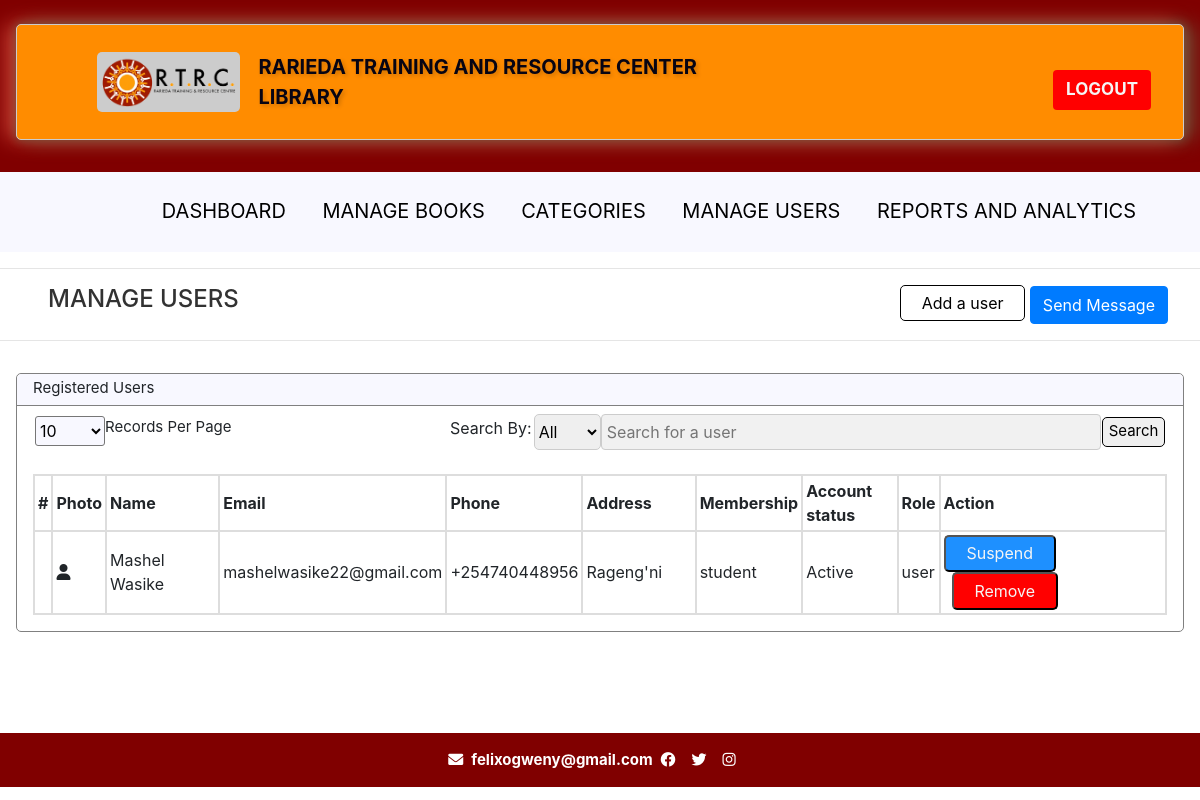
/manageUsers (signed in), run on the app's committed database.
### my_app/models.py (models this page shows)
class User(db.Model, UserMixin):
    id = db.Column(db.Integer, primary_key=True, autoincrement=True)
    name = db.Column(db.String(100))
    email = db.Column(db.String(50), unique=True, nullable=False)
    password = db.Column(db.String(50))
    role = db.Column(db.String(10), default='user')
    verified = db.Column(db.Boolean, default=False)
    user_image = db.Column(db.LargeBinary)#For storing the image data directly into the database
    user_image_filename = db.Column(db.String(255))#For storing the image file name
    creation_date = db.Column(db.DateTime(timezone=True), default=func.now())
    status = db.Column(db.String(10), default='Active')
    phone = db.Column(db.String(20))
    address = db.Column(db.String(255))
    membership_type = db.Column(db.String(20))
    verification_code = db.Column(db.String(50))
    verification_code_expires = db.Column(db.DateTime)
    favourites = db.relationship('Favourites', backref='user', cascade="all, delete-orphan")
    library = db.relationship('User_Library', backref='user', cascade="all, delete-orphan")
    requested_books = db.relationship('Requested_books', backref='user', cascade="all, delete-orphan")
    issued_books = db.relationship('Issued_book_requests', backref='user', cascade="all, delete-orphan")
    returned = db.relationship('Returned_books', backref='user', cascade='all, delete-orphan')

### my_app/admin/views.py (the view, shortened to what this page needs)
@admin_blueprint.route('/manageUsers', methods=['GET', 'POST'])
@login_required
@verified_required
def manageUsers():
	authenticate()
	users = User.query.filter(User.role != 'admin').all()
	filtered_users = []
	return render_template('admin/manageUsers.html', filtered_users=filtered_users, users=users)

### my_app/admin/views.py (called while the page is built)
def authenticate():
	if current_user.role != 'admin':
		abort(403)#we will return a forbidden error if the user is not admin

### my_app/auth.py (called while the page is built)
def verified_required(view_func):
    @wraps(view_func)
    def decorated_view(*args, **kwargs):
        if not current_user.is_authenticated:
            return current_app.login_manager.unauthorized()
        if not current_user.verified:
            flash('Please verify your email to access this page.', category='warning')
            return redirect(url_for('auth.login'))  # Redirect to the login page if not verified
        if current_user.status != 'Active':
            flash('Your account is suspended.', category='danger')
            return redirect(url_for('auth.login'))  # Redirect to the login page if suspended
        return view_func(*args, **kwargs)
    return decorated_view

### my_app/templates/admin/manageUsers.html (shortened to what this page needs)
{% extends "/admin/base.html" %}
{% block content %}
<section>
    <div class="manageUsers_header">
        <h4>Manage Users</h4>
        <div class="action_btn">
            <a href="/manageUsers/addUser"><button>Add a user</button></a>
            <button type="button" class="btn btn-primary" data-toggle="modal" data-target="#sendMessageModal">
                Send Message
            </button>
        </div>
    </div>
    <hr>
</section>
<section class="manage-users">
<div class="user_list_view">
	<div class="heading">
		<div class="table_head">
			<h3>Registered users</h3>
		</div>
		<div class="user_search">
			<div class="row_show">
				<div class="row">
					<select name="row_number" id="row_number" class="list">
						<option value="10">10</option>
					</select>
					<label for="row_number" class="list_label">records per page</label>
				</div>
			</div>
			<form method="POST" autocomplete="off">
                <div class="search_area">
                    <div class="search_items">
                        <label for="search_user_criteria" class="search_label" style="align-self: center;">Search By:</label>
                        <select name="search_user_criteria" id="search_user_criteria" style="height: 36px; align-items: center; align-self: center; border: 1px solid #ccc; border-radius: 5px;">
                            <option value="" selected disabled>All</option>
                        </select>
                        <input type="text" placeholder="Search for a user" name="search_field_content" id="search_field_content" required>
                        <a href="/manageUsers" style="align-self: center;"><button class="search_user">Search</button></a>
                    </div>
                </div>
            </form>
		</div>
	</div>
	<div class="user_table">
		<table>
			<thead>
				<tr>
					<th>#</th>
					<th>Photo</th>
					<th style="width: 10%;">Name</th>
					<th style="width: 12%;">Email</th>
					<th style="width: 10%;">Phone</th>
					<th style="width: 10%;">Address</th>
					<th>Membership</th>
					<th>Account status</th>
					<th>Role</th>
					<th>Action</th>
				</tr>
			</thead>
			<tbody>
				{% if filtered_users is defined and filtered_users %}
				{% for user in users %}
				<tr>
					<td>
						{% for i in users %}
						{% endfor %}
					</td>
					<td>
						{% if user.image_data %}
					    <img src="{{ user.image_data }}" alt="Book Preview">
					    {% else %}
					    <i class="fas fa-user"></i>
					    {% endif %}
				    </td>
					<td>{{user.name}}</td>
					<td>{{user.email}}</td>
					<td>{{user.phone}}</td>
					<td>{{user.address}}</td>
					<td>{{user.membership_type}}</td>
					<td>{{user.status}}</td>
					<td>{{user.role}}</td>
					<td>
						{% if user.status == 'Active' %}
						    <button class="suspend_btn" onclick="suspendUser('{{ user.id }}', this)">Suspend</button>
                        {% else %}
                            <button class="unsuspend_btn" onclick="unsuspendUser('{{ user.id }}', this)">Unsuspend</button>
                        {% endif %}
                        <button class="remove_btn" onclick="confirmRemoveUser({{ user.id }})">Remove</button>
					</td>
				</tr>
				{% endfor %}
				{% else %}
				{% for user in users %}
				<tr>
					<td>
					</td>
					<td>
						{% if user.image_data %}
					    <img src="{{ user.image_data }}" alt="Book Preview">
					    {% else %}
					    <i class="fas fa-user"></i>
					    {% endif %}
				    </td>
					<td>{{user.name}}</td>
					<td>{{user.email}}</td>
					<td>{{user.phone}}</td>
					<td>{{user.address}}</td>
					<td>{{user.membership_type}}</td>
					<td>{{user.status}}</td>
					<td>{{user.role}}</td>
					<td class="button-actions">
						{% if user.status == 'Active' %}
						    <button class="suspend_btn" onclick="suspendUser('{{ user.id }}', this)">Suspend</button>
                        {% else %}
                            <button class="unsuspend_btn" onclick="unsuspendUser('{{ user.id }}', this)">Unsuspend</button>
                        {% endif %}
                        <button class="remove_btn" onclick="confirmRemoveUser({{ user.id }})">Remove</button>
					</td>
				</tr>
				{% endfor %}
				{% endif %}
			</tbody>
		</table>
	</div>
</div>
</section>
{% endblock %}

### my_app/static/style.css (style rules this page uses)
body { overflow-x: hidden; margin: 0; }
.btn { display: inline-block; font-weight: 400; text-align: center; white-space: nowrap; vertical-align: middle; user-select: none; border: 1px solid transparent; padding: 0.375rem 0.75rem; font-size: 1rem; line-height: 1.5; border-radius: 0.25rem; transition: color 0.15s ease-in-out, background-color 0.15s ease-in-out, border-color 0.15s ease-in-out, box-shadow 0.15s ease-in-out; }
.btn-primary { color: #fff; background-color: #007bff; border-color: #007bff; }
hr { color: 1px solid royalblue; }
h4 { font-size: 20px; margin-left: 3rem; font-weight: bold; padding: 0; text-transform: uppercase; opacity: 0.8; }
.manage-users { min-height: 45vh; }
.manageUsers_header { display: flex; flex-flow: row; justify-content: space-between; }
.manageUsers_header h4 { color: black; }
.manageUsers_header .action_btn { margin-right: 2rem; }
.manageUsers_header .action_btn a button { border-radius: 5px; border: 1px solid black; background-color: #fff; padding-top: 0.3rem; padding-right: 1.3rem; padding-bottom: 0.3rem; padding-left: 1.3rem; }
.user_list_view { position: relative; border: 1px solid #808080; border-radius: 5px; margin-left: 1rem; margin-right: 1rem; margin-top: 2rem; }
.user_list_view .heading .table_head { border-bottom: 1px solid #808080; border-top-left-radius: 5px; border-top-right-radius: 5px; background-color: ghostwhite; }
.user_list_view .heading .table_head h3 { margin-left: 1rem; font-weight: normal; font-size: 15px; text-transform: capitalize; align-self: center; padding-top: 0.3rem; }
.user_list_view .heading .user_search { display: flex; flex-flow: row; justify-content: space-between; }
.user_list_view .heading .user_search .row_show { float: left; margin-top: 2px; margin-left: 10px; }
.user_list_view .heading .user_search .row_show .row { margin-left: 0.5rem; margin-top: 0.5rem; }
.user_list_view .heading .user_search .row_show .row .list { width: 70px; background-color: ghostwhite; border-radius: 3px; }
.user_list_view .heading .user_search .row_show .row .list_label { font-weight: normal; font-size: 15px; text-transform: capitalize; }
.user_list_view .heading .user_search .search_area { float: right; }
.user_list_view .heading .user_search .search_area .search_items { display: flex; flex-flow: row; }
.user_list_view .heading .user_search .search_area .search_items .search_label { align-self: center; font-weight: normal; text-transform: capitalize; margin-right: 2px; }
.user_list_view .heading .user_search .search_area .search_items input[type="text"] { width: 500px; padding: 5px; margin: 8px 0; box-sizing: border-box; border: 1px solid #ccc; border-radius: 4px; background-color: #f1f1f1; }
.user_list_view .heading .user_search .search_area .search_items a button { min-height: 30px; font-size: 15px; align-self: center; margin-left: 1px; margin-right: 1.1rem; border-radius: 5px; border: 1px solid black; }
.user_list_view .user_table { margin-left: 1rem; margin-right: 1rem; margin-top: 1rem; margin-bottom: 1rem; overflow-x: auto; }
.user_list_view .user_table table { border-collapse: collapse; width: 100%; border: 1px solid #ddd; }
.user_list_view .user_table table thead tr, .user_list_view .user_table table thead tr th, .user_list_view .user_table table tbody tr, .user_list_view .user_table table tbody tr td { text-align: left; padding: 3px; border: 2px solid #ddd; border-radius: 5px; }
.user_list_view .user_table table thead tr th:last-child, .user_list_view .user_table table tbody tr td:last-child { width: 20%; }
.user_list_view .user_table table tbody tr td .suspend_btn, .user_list_view .user_table table tbody tr td .remove_btn { padding-top: 0.3rem; padding-right: 1.3rem; padding-bottom: 0.3rem; padding-left: 1.3rem; border-radius: 5px; color: whitesmoke; }
.user_list_view .user_table table tbody tr td .suspend_btn { background: dodgerblue; opacity: 1; }
.user_list_view .user_table table tbody tr td .remove_btn { background: red; opacity: 1; margin-left: 0.5rem; }

### data on the page
User: name "Mashel Wasike", email "mashelwasike22@gmail.com", phone "+254740448956", address "Rageng'ni", membership_type "student", status "Active", role "user"
